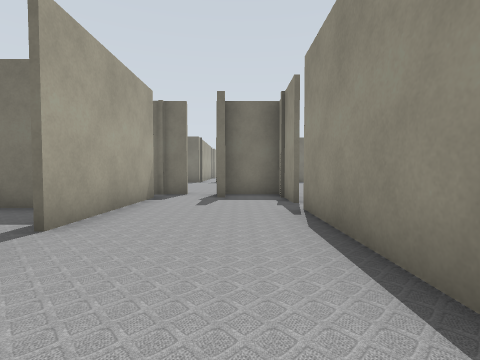
view 1 (above)

24 first-person views from a walk through a robot-simulator world made for Gazebo. The camera is 0.72 m above the floor, tilts 2° down and sees 85° across. Floor lines are 1 m apart. The floor is counted in squares, 1 m on a side. Each view is taken from the middle of a square. On the plan, view 1 faces up. The plan holds only what a view shows up to about 9 squares ahead; the rest is blank. The place goes on beyond the plan. The robots in the file are not drawn.

view 2
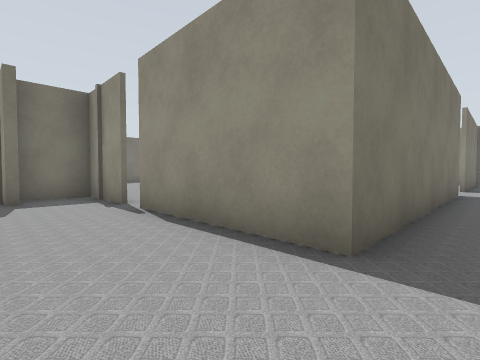

view 3
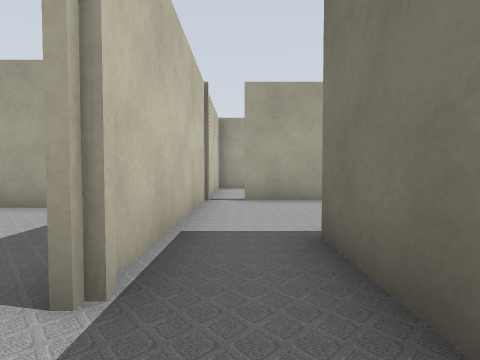

view 4
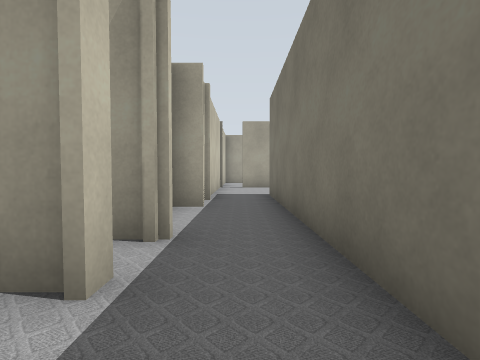

view 5
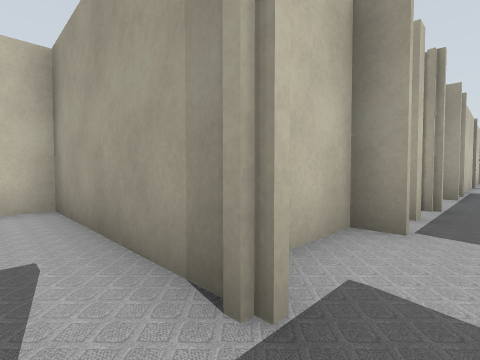

view 6
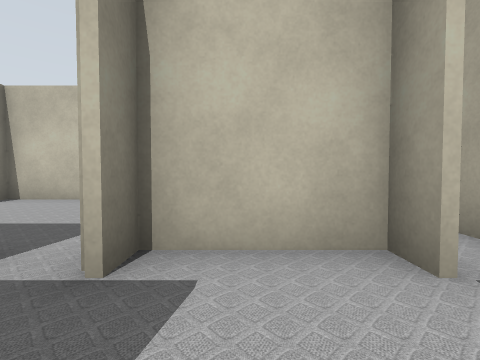

view 7
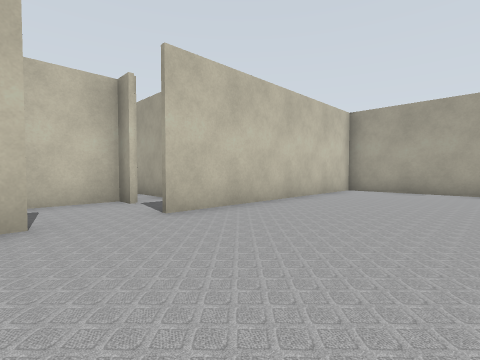

view 8
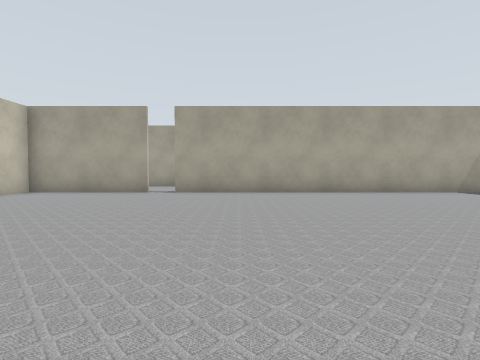

view 9
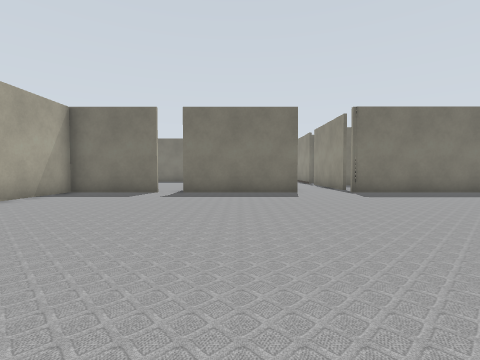

view 10
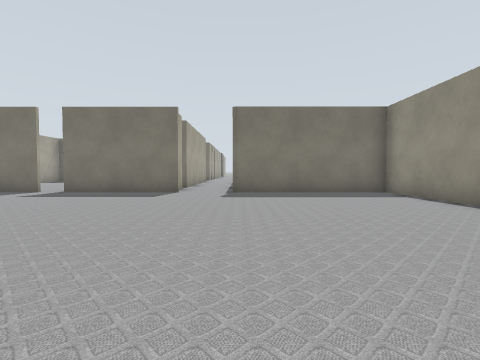

view 11
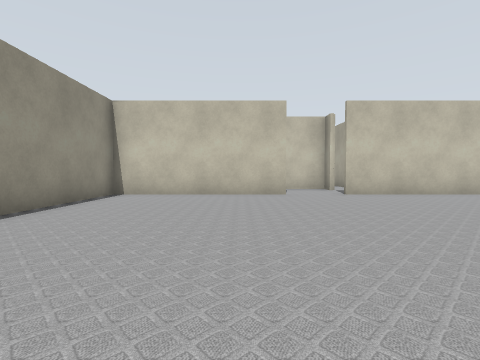

view 12
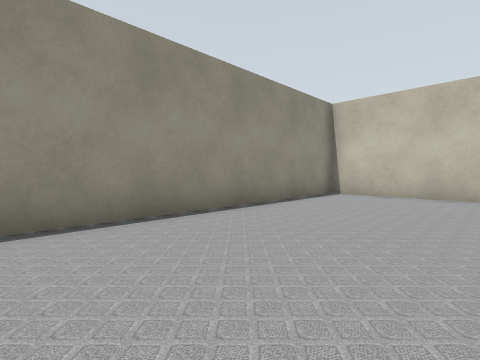

view 13
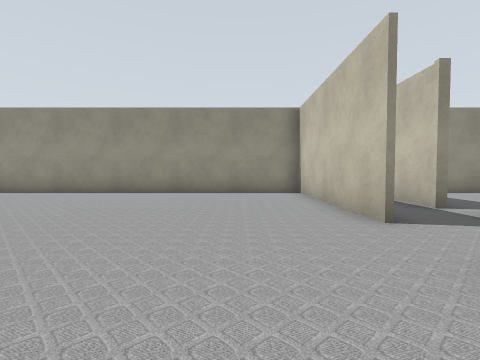

view 14
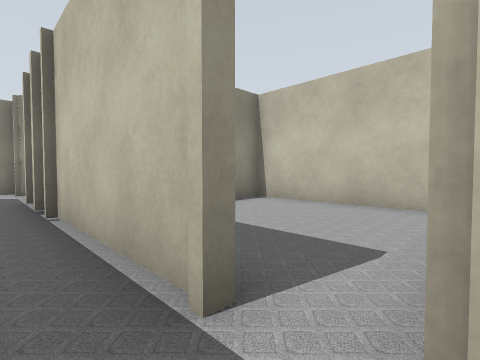

view 15
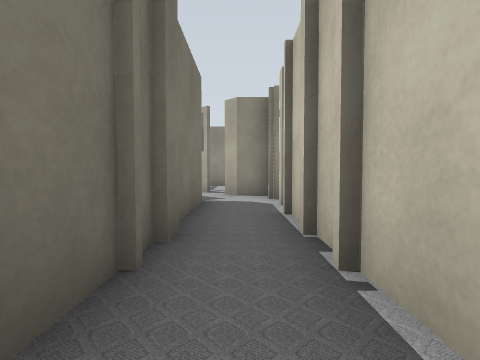

view 16
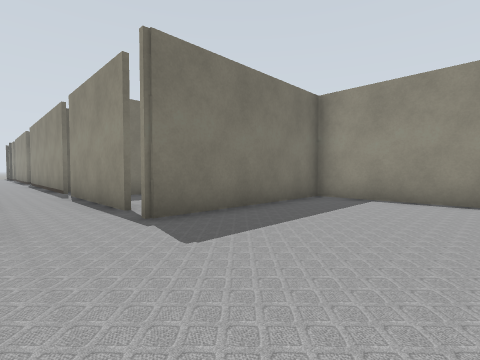

view 17
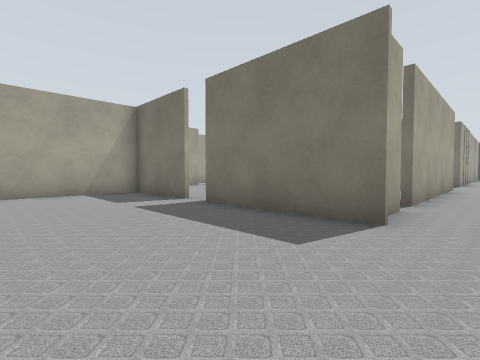

view 18
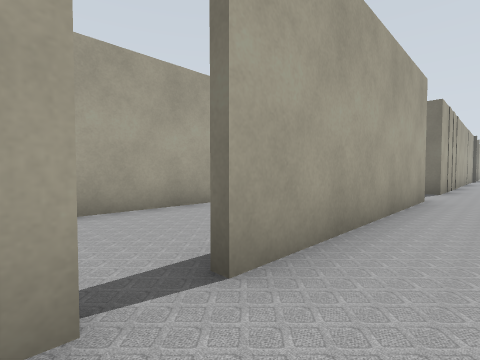

view 19
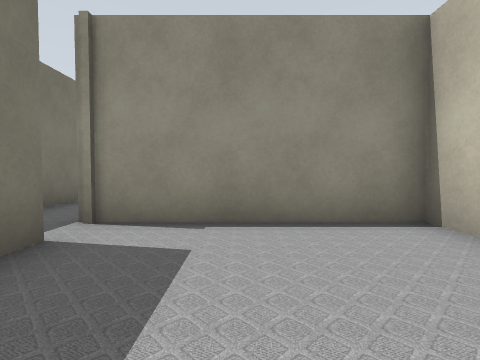

view 20
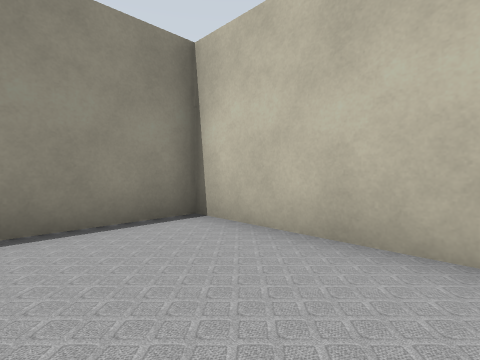

view 21
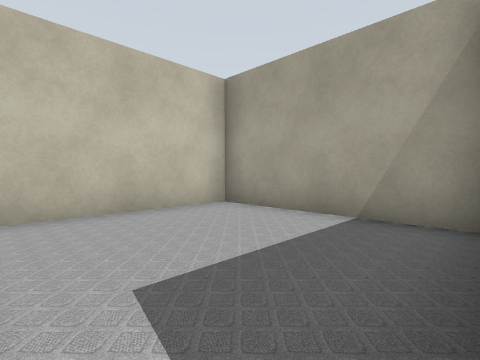

view 22
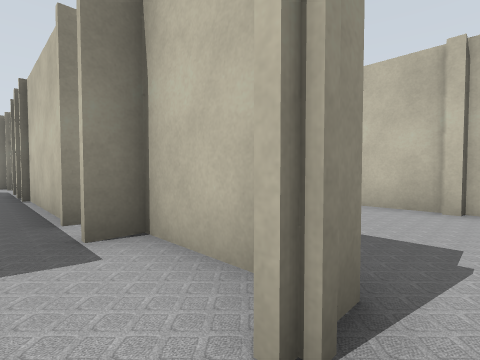

view 23
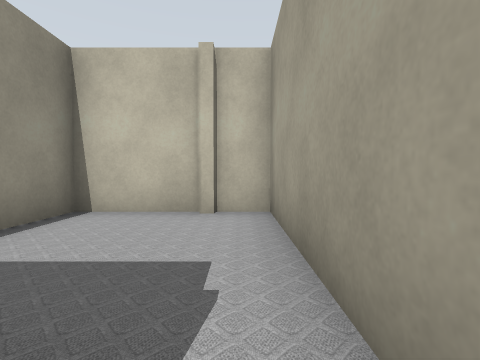

view 24
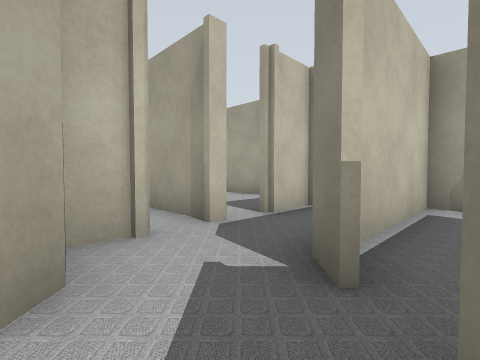

### Floor plan
Points are (right, up) in squares from view 1. A wall is a line through its corners. A room is listed if a view was taken in it or the views show most of it. See-through windows are left out.
Room 1 (views 1, 2)
walls: (-2.3, 2) (-2.3, 0.1); (1.2, 5.8) (1.2, 8) (-0.8, 8); (2.4, 0.9) (1.2, 0.9) (1.2, 5); (-2.3, 7.1) (-2.3, 3); (-4.8, -0.9) (2.8, -0.9)
ways out: opening at (1.5, 0) to room 2; gap at (1, 5.5) to room 3
Room 2 (views 3, 4, 5, 14, 15, 22, 24)
walls: (12, -0.9) (18.6, -0.9); (8.9, 0.9) (2.4, 0.9); (8.7, -1.4) (10.9, -1.4); (7.1, -0.9) (7.5, -0.9); (20.4, 1.3) (20, 0.9) (14.9, 0.9); (20.5, -0.9) (21.6, -0.9) (21.6, 0.1) (22, 0.5); (22.5, 1) (22.9, 1.3)
ways out: opening at (1.5, 0) to room 1; opening at (9.5, 1) to room 3; opening at (3, -1) to room 4; opening at (8, -1) to room 5; gap at (12, -1) to room 6; opening at (19, -1)
Room 3 (views 6, 7, 8, 9, 10, 11, 12, 13, 16, 17, 18)
walls: (9, 16.8) (5, 16.8); (15.9, 13.2) (15.9, 16.8) (10.8, 16.8); (10.5, 1) (19.4, 1); (1.3, 5) (1.3, 1) (8.9, 1); (10.9, 17.8) (10.9, 21.8); (4.2, 16.8) (1.3, 16.8) (1.3, 5.8); (8.7, 18.4) (8.7, 17.5); (15.9, 0.6) (15.9, 11.1); (10.9, 22.5) (10.9, 23.9); (8.7, 25.5) (8.7, 19.1)
ways out: gap at (1, 5.5) to room 1; opening at (9.5, 1) to room 2; opening at (10, 26); opening at (11, 22); gap at (4, 17)
Room 4 (views 19, 20, 21)
walls: (2.8, -1) (2.1, -1); (-1.1, -1.1) (-1.1, -5.6) (3.6, -5.6) (3.6, -0.6)
ways out: opening at (3, -1) to room 2
Room 5 (view 23)
walls: (8.5, -1.5) (8.5, -0.6); (7.5, -0.9) (7.5, -5.6) (8.5, -5.6); (8.6, -5.6) (11, -5.6); (10.9, -5.6) (10.9, -4.1); (6.3, -0.6) (6.3, -1.4)
ways out: opening at (8, -1) to room 2
Room 6 (no view inside)
walls: (11, -0.6) (11, -5.6) (15.9, -5.6) (15.9, -4)
ways out: gap at (12, -1) to room 2

Where each view was taken, in squares from view 1:
view 1: 0 up, 0 right, facing up
view 2: 0 up, 1 left, facing up-right
view 3: 0 up, 4 right, facing left
view 4: 0 up, 9 right, facing left
view 5: 0 up, 12 right, facing down-left
view 6: 1 up, 10 right, facing down
view 7: 5 up, 11 right, facing down-left
view 8: 8 up, 10 right, facing left
view 9: 8 up, 7 right, facing up
view 10: 8 up, 11 right, facing up
view 11: 9 up, 12 right, facing down
view 12: 9 up, 12 right, facing down-right
view 13: 3 up, 7 right, facing right
view 14: 0 up, 11 right, facing down-right
view 15: 0 up, 14 right, facing right
view 16: 13 up, 9 right, facing up-right
view 17: 13 up, 10 right, facing up-left
view 18: 18 up, 10 right, facing up-left
view 19: 3 down, 0 right, facing right
view 20: 3 down, 0 right, facing down-right
view 21: 1 down, 3 right, facing down-left
view 22: 0 up, 8 right, facing down-right
view 23: 1 down, 8 right, facing down
view 24: 2 up, 22 right, facing down-left
